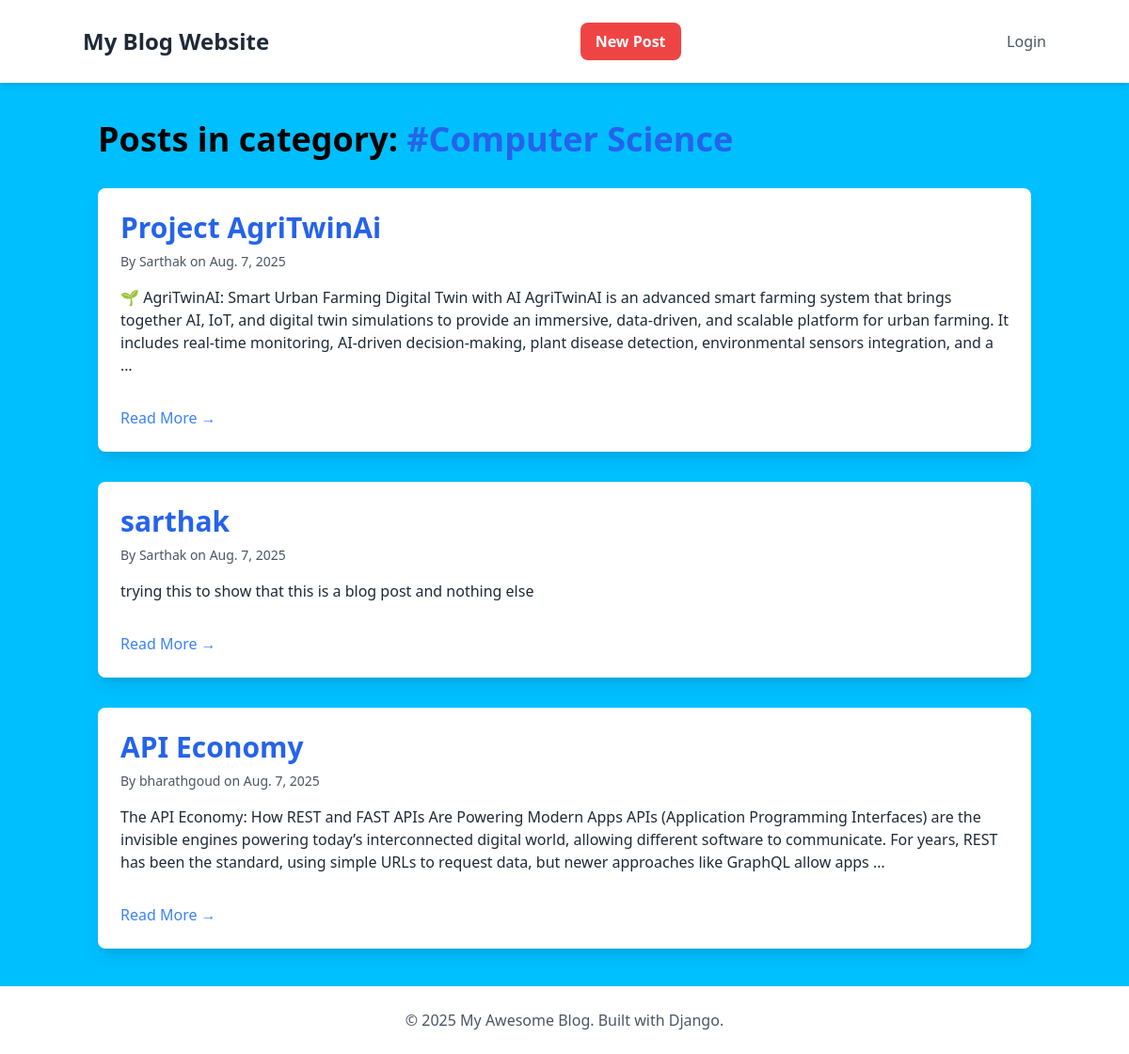
Page /category/Computer Science/ on the committed database.
### blog/models.py (models this page shows, shortened)
class Category(models.Model):
    name = models.CharField(max_length=100)

class Post(models.Model):
    title = models.CharField(max_length=255)
    content = models.TextField()
    author = models.ForeignKey(User, on_delete=models.CASCADE)
    created_on = models.DateTimeField(auto_now_add=True)
    last_modified = models.DateTimeField(auto_now=True)
    categories = models.ManyToManyField(Category, related_name='posts')

### blog/views.py (the view)
# urls.py: path('category/<str:category_name>/', views.posts_by_category, name='posts_by_category'),
def posts_by_category(request, category_name):
    category = get_object_or_404(Category, name=category_name)
    posts = Post.objects.filter(categories=category).order_by('-created_on')
    context = {'category': category, 'posts': posts}
    return render(request, 'blog/post_by_category.html', context)

### blog/templates/blog/post_by_category.html
{% extends "blog/base.html" %}
{% block content %}
<h1 class="text-4xl font-bold mb-8">Posts in category: <span class="text-blue-600">#{{ category.name }}</span></h1>
<div class="space-y-8">
    {% for post in posts %}
    <div class="bg-white p-6 rounded-lg shadow-lg hover:shadow-xl transition-shadow duration-300">
        <h2 class="text-3xl font-bold mb-2">
            <a href="{% url 'post_detail' post.pk %}" class="text-blue-600 hover:text-blue-800">{{ post.title }}</a>
        </h2>
        <p class="text-gray-600 text-sm mb-4">
            By {{ post.author.username }} on {{ post.created_on.date }}
        </p>
        <div class="text-gray-800 mb-4">
            {{ post.content|truncatewords:50|linebreaks }}
        </div>
        <a href="{% url 'post_detail' post.pk %}" class="text-blue-500 hover:underline mt-4 inline-block">Read More &rarr;</a>
    </div>
    {% empty %}
    <p class="text-gray-600">There are no posts in this category yet.</p>
    {% endfor %}
</div>
{% endblock content %}

### rows in the picture
Category: name "Computer Science"
Post: title "Project AgriTwinAi", author.username "Sarthak", created_on "Aug. 7, 2025", content "🌱 AgriTwinAI: Smart Urban Farming Digital Twin with AI AgriTwinAI is an advanced smart farming system that brings together AI, IoT, and digital twin simulations to provide an immersive, data-driven, and scalable platform for urban farming. It includes real-time monitoring, AI-driven decision-making, plant disease detection, environmental sensors integration, and a …"
Post: title "sarthak", author.username "Sarthak", created_on "Aug. 7, 2025", content "trying this to show that this is a blog post and nothing else"
Post: title "API Economy", author.username "bharathgoud", created_on "Aug. 7, 2025", content "The API Economy: How REST and FAST APIs Are Powering Modern Apps APIs (Application Programming Interfaces) are the invisible engines powering today’s interconnected digital world, allowing different software to communicate. For years, REST has been the standard, using simple URLs to request data, but newer approaches like GraphQL allow apps …"
